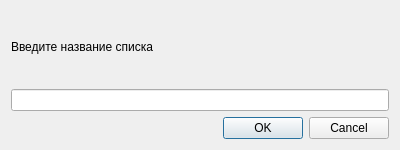
<?xml version="1.0" encoding="UTF-8"?>
<ui version="4.0">
 <class>SelectListDialog</class>
 <widget class="QDialog" name="SelectListDialog">
  <property name="geometry">
   <rect>
    <x>0</x>
    <y>0</y>
    <width>400</width>
    <height>150</height>
   </rect>
  </property>
  <property name="windowTitle">
   <string>Dialog</string>
  </property>
  <layout class="QVBoxLayout" name="verticalLayout">
   <item>
    <widget class="QLabel" name="listNameLabel">
     <property name="text">
      <string>Введите название списка</string>
     </property>
    </widget>
   </item>
   <item>
    <widget class="QLineEdit" name="listNameLineEdit"/>
   </item>
   <item>
    <widget class="QDialogButtonBox" name="buttonBox">
     <property name="orientation">
      <enum>Qt::Horizontal</enum>
     </property>
     <property name="standardButtons">
      <set>QDialogButtonBox::Cancel|QDialogButtonBox::Ok</set>
     </property>
    </widget>
   </item>
  </layout>
 </widget>
 <resources/>
 <connections>
  <connection>
   <sender>buttonBox</sender>
   <signal>accepted()</signal>
   <receiver>SelectListDialog</receiver>
   <slot>accept()</slot>
   <hints>
    <hint type="sourcelabel">
     <x>248</x>
     <y>254</y>
    </hint>
    <hint type="destinationlabel">
     <x>157</x>
     <y>274</y>
    </hint>
   </hints>
  </connection>
  <connection>
   <sender>buttonBox</sender>
   <signal>rejected()</signal>
   <receiver>SelectListDialog</receiver>
   <slot>reject()</slot>
   <hints>
    <hint type="sourcelabel">
     <x>316</x>
     <y>260</y>
    </hint>
    <hint type="destinationlabel">
     <x>286</x>
     <y>274</y>
    </hint>
   </hints>
  </connection>
 </connections>
</ui>
